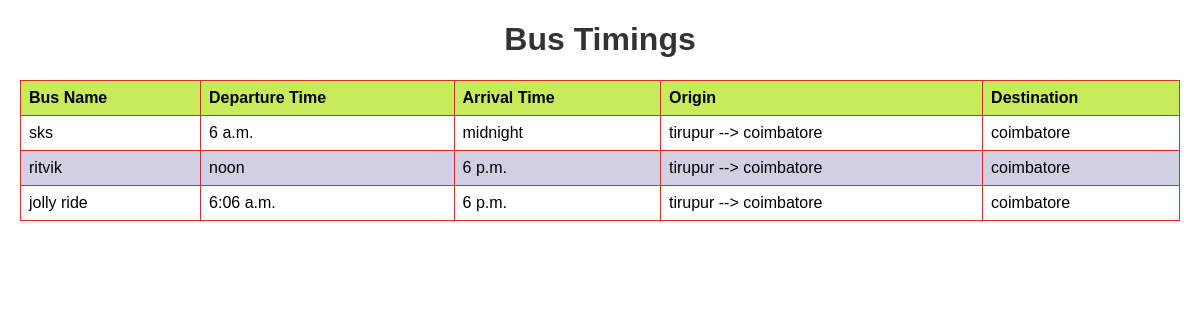
/bus-timings/, run on the app's committed database.
### bustimings/models.py (models this page shows, shortened)
class BusTiming(models.Model):
    bus_name = models.CharField(max_length=100)
    departure_time = models.TimeField()
    arrival_time = models.TimeField()
    origin = models.CharField(max_length=100)
    destination = models.CharField(max_length=100)

### bustimings/views.py (the view)
# urls.py: path('bus-timings/', views.bus_timings, name='bus_timings'),
def bus_timings(request):
    timings = BusTiming.objects.all()
    return render(request, 'bustimings/bus_timings.html', {'timings': timings})

### bustimings/templates/bustimings/bus_timings.html (shortened to what this page needs)
{% load static %}
<!DOCTYPE html>
<html lang="en">
<head>
    <link rel="stylesheet" href="{% static 'css/styles.css' %}">
</head>
<body>
    <h1 style="text-align: center">Bus Timings</h1>
    <table class="timings-table">
        <thead>
            <tr>
                <th>Bus Name</th>
                <th>Departure Time</th>
                <th>Arrival Time</th>
                <th>Origin</th>
                <th>Destination</th>
            </tr>
        </thead>
        <tbody>
            {% for timing in timings %}
            <tr>
                <td>{{ timing.bus_name }}</td>
                <td>{{ timing.departure_time }}</td>
                <td>{{ timing.arrival_time }}</td>
                <td>{{ timing.origin }}</td>
                <td>{{ timing.destination }}</td>
            </tr>
            {% endfor %}
        </tbody>
    </table>
</body>
</html>

### bustimings/static/css/styles.css (style rules this page uses)
body { font-family: Arial, sans-serif; margin: 20px; padding: 0; }
h1 { color: #333; }
.timings-table { width: 100%; border-collapse: collapse; }
.timings-table th, .timings-table td { border: 1px solid #d82d2d; padding: 8px; text-align: left; }
.timings-table th { background-color: #c7eb5b; }
.timings-table tr:nth-child(even) { background-color: hsl(237, 24%, 85%); }

### data on the page
BusTiming: bus_name "sks", departure_time "6 a.m.", arrival_time "midnight", origin "tirupur --> coimbatore", destination "coimbatore"
BusTiming: bus_name "ritvik", departure_time "noon", arrival_time "6 p.m.", origin "tirupur --> coimbatore", destination "coimbatore"
BusTiming: bus_name "jolly ride", departure_time "6:06 a.m.", arrival_time "6 p.m.", origin "tirupur --> coimbatore", destination "coimbatore"
